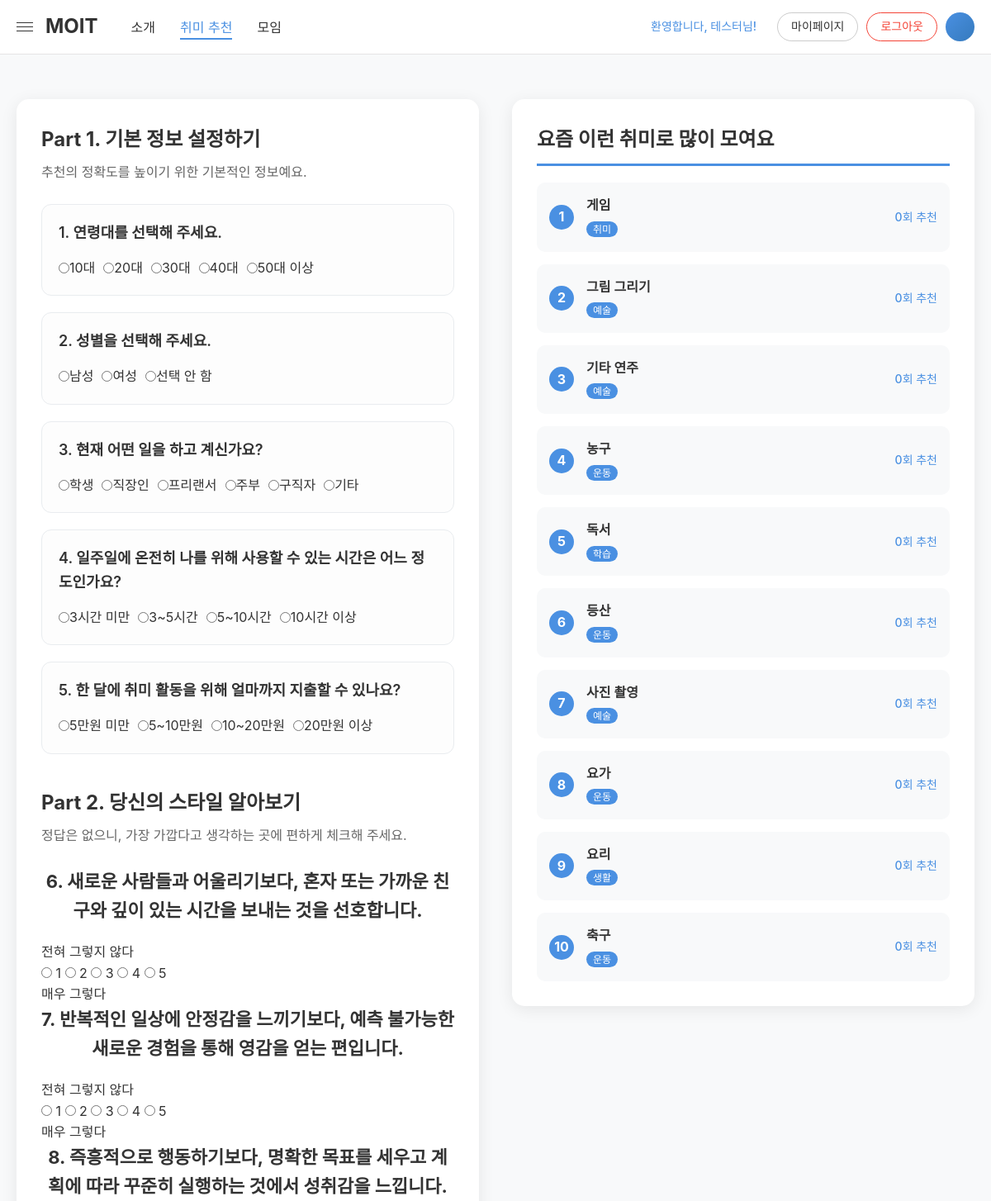
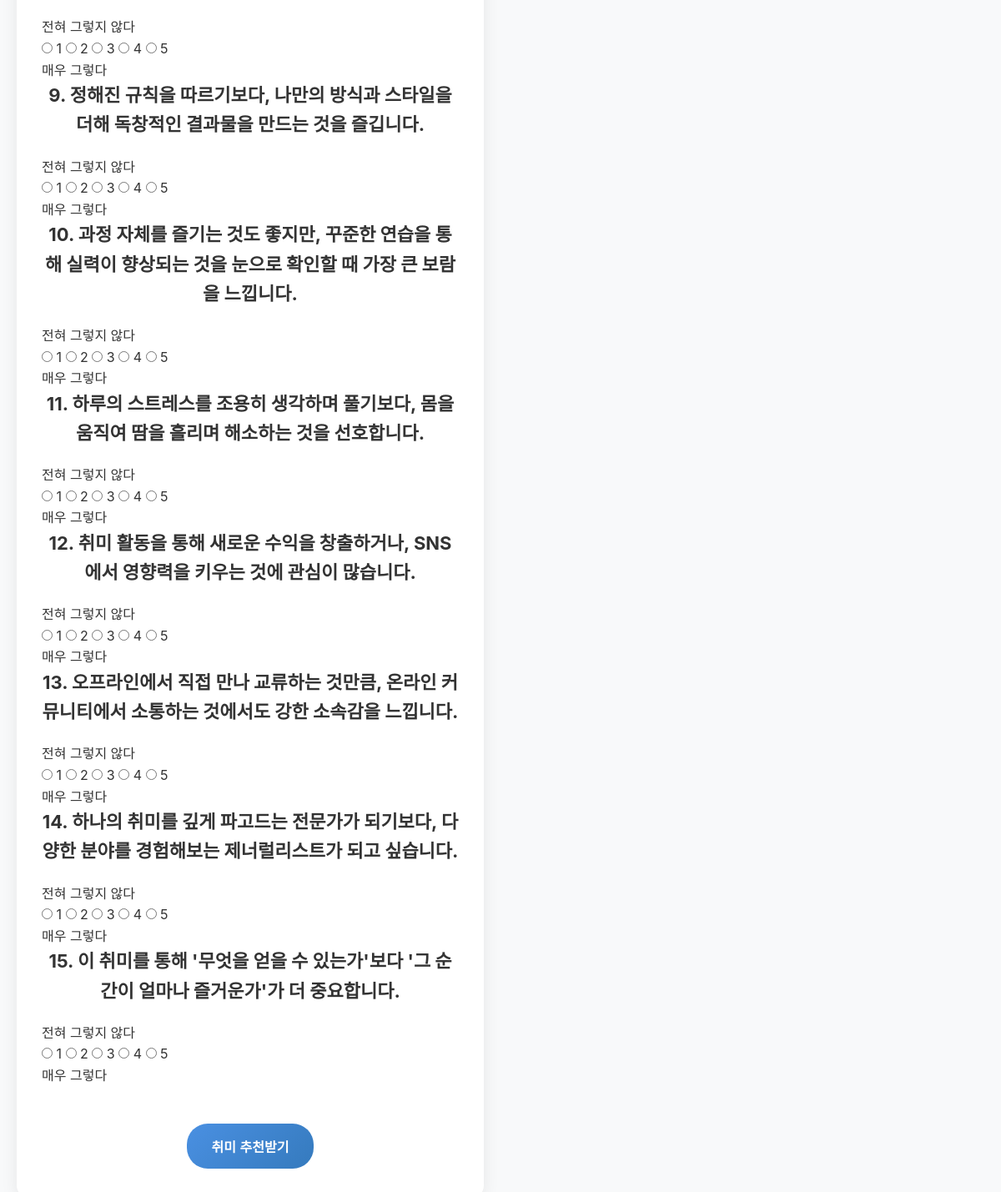
The page /php/hobby_recommendation.php (signed in) on the database its author committed (2 pictures, top to bottom).
### tables this page shows
CREATE TABLE IF NOT EXISTS hobbies (
    id INT AUTO_INCREMENT PRIMARY KEY,
    name VARCHAR(50) NOT NULL COMMENT '취미명',
    category VARCHAR(30) NOT NULL COMMENT '카테고리 (운동, 예술, 학습 등)',
    description TEXT COMMENT '취미 설명',
    difficulty_level ENUM('초급', '중급', '고급') DEFAULT '초급' COMMENT '난이도',
    activity_type ENUM('실내', '실외', '혼합') DEFAULT '혼합' COMMENT '활동 장소',
    group_size ENUM('개인', '소그룹', '대그룹', '상관없음') DEFAULT '상관없음' COMMENT '참여 인원',
    cost_level ENUM('무료', '저비용', '중비용', '고비용') DEFAULT '저비용' COMMENT '비용 수준',
    physical_level ENUM('낮음', '보통', '높음') DEFAULT '보통' COMMENT '체력 요구도',
    created_at TIMESTAMP DEFAULT CURRENT_TIMESTAMP,
    INDEX idx_category (category),
    INDEX idx_activity_type (activity_type),
    INDEX idx_physical_level (physical_level)
);

### php/config.php (called while the page is built, shortened)
<?php
function isLoggedIn() {
    return isset($_SESSION['user_id']);
}
?>

### php/hobby_recommendation.php (the view, shortened to what this page needs)
<?php
require_once 'config.php';
$recommendations = [];
$popular_hobbies = [];
try {
    $pdo = getDBConnection();
    $stmt = $pdo->query("
        SELECT h.*, COUNT(hr.hobby_id) as recommendation_count
        FROM hobbies h
        LEFT JOIN hobby_recommendations hr ON h.id = hr.hobby_id
        GROUP BY h.id
        ORDER BY recommendation_count DESC, h.name ASC
        LIMIT 10
    ");
    $popular_hobbies = $stmt->fetchAll(PDO::FETCH_ASSOC);
} catch (PDOException $e) {
    debug_output("데이터베이스 에러", $e->getMessage());
    $error_message = '데이터를 불러오는 중 오류가 발생했습니다.';
}
?>
<!DOCTYPE html>
<html lang="ko">
<head>
    <link rel="stylesheet" href="../css/navbar-style.css">
    <link rel="stylesheet" href="../css/hobby_recommendation-style.css">
</head>
<body>
    <?php require_once 'navbar.php'; ?>
    <main class="main-container">
        <div class="content-wrapper">
            <div class="left-section">
                <?php if (empty($recommendations)): ?>
                    <div class="survey-container">
                        <form method="POST" class="survey-form" id="surveyForm">
                            <div class="survey-part">
                                <h3>Part 1. 기본 정보 설정하기</h3>
                                <p class="part-subtitle">추천의 정확도를 높이기 위한 기본적인 정보예요.</p>
                                <?php
                                $part1_questions = [
                                    ['name' => 'age_group', 'label' => '1. 연령대를 선택해 주세요.', 'options' => ['10대', '20대', '30대', '40대', '50대 이상']],
                                    ['name' => 'gender', 'label' => '2. 성별을 선택해 주세요.', 'options' => ['남성', '여성', '선택 안 함']],
                                    ['name' => 'occupation', 'label' => '3. 현재 어떤 일을 하고 계신가요?', 'options' => ['학생', '직장인', '프리랜서', '주부', '구직자', '기타']],
                                    ['name' => 'weekly_time', 'label' => '4. 일주일에 온전히 나를 위해 사용할 수 있는 시간은 어느 정도인가요?', 'options' => ['3시간 미만', '3~5시간', '5~10시간', '10시간 이상']],
                                    ['name' => 'monthly_budget', 'label' => '5. 한 달에 취미 활동을 위해 얼마까지 지출할 수 있나요?', 'options' => ['5만원 미만', '5~10만원', '10~20만원', '20만원 이상']],
                                ];
                                ?>
                                <?php foreach ($part1_questions as $q): ?>
                                <div class="question-group">
                                    <label class="question-label"><?php echo $q['label']; ?></label>
                                    <div class="option-group-inline">
                                        <?php foreach ($q['options'] as $opt): ?>
                                        <label class="option-label-inline">
                                            <input type="radio" name="<?php echo $q['name']; ?>" value="<?php echo $opt; ?>" required>
                                            <span><?php echo $opt; ?></span>
                                        </label>
                                        <?php endforeach; ?>
                                    </div>
                                </div>
                                <?php endforeach; ?>
                            </div>
                            <div class="survey-part">
                                <h3>Part 2. 당신의 스타일 알아보기</h3>
                                <p class="part-subtitle">정답은 없으니, 가장 가깝다고 생각하는 곳에 편하게 체크해 주세요.</p>
                                <?php
                                $part2_questions = [
                                    ['name' => 'q6_introversion', 'label' => '6. 새로운 사람들과 어울리기보다, 혼자 또는 가까운 친구와 깊이 있는 시간을 보내는 것을 선호합니다.'],
                                    ['name' => 'q7_openness', 'label' => '7. 반복적인 일상에 안정감을 느끼기보다, 예측 불가능한 새로운 경험을 통해 영감을 얻는 편입니다.'],
                                    ['name' => 'q8_planning', 'label' => '8. 즉흥적으로 행동하기보다, 명확한 목표를 세우고 계획에 따라 꾸준히 실행하는 것에서 성취감을 느낍니다.'],
                                    ['name' => 'q9_creativity', 'label' => '9. 정해진 규칙을 따르기보다, 나만의 방식과 스타일을 더해 독창적인 결과물을 만드는 것을 즐깁니다.'],
                                    ['name' => 'q10_skill_oriented', 'label' => '10. 과정 자체를 즐기는 것도 좋지만, 꾸준한 연습을 통해 실력이 향상되는 것을 눈으로 확인할 때 가장 큰 보람을 느낍니다.'],
                                    ['name' => 'q11_active_stress_relief', 'label' => '11. 하루의 스트레스를 조용히 생각하며 풀기보다, 몸을 움직여 땀을 흘리며 해소하는 것을 선호합니다.'],
                                    ['name' => 'q12_monetization', 'label' => '12. 취미 활동을 통해 새로운 수익을 창출하거나, SNS에서 영향력을 키우는 것에 관심이 많습니다.'],
                                    ['name' => 'q13_online_community', 'label' => '13. 오프라인에서 직접 만나 교류하는 것만큼, 온라인 커뮤니티에서 소통하는 것에서도 강한 소속감을 느낍니다.'],
                                    ['name' => 'q14_generalist', 'label' => '14. 하나의 취미를 깊게 파고드는 전문가가 되기보다, 다양한 분야를 경험해보는 제너럴리스트가 되고 싶습니다.'],
                                    ['name' => 'q15_process_oriented', 'label' => '15. 이 취미를 통해 \'무엇을 얻을 수 있는가\'보다 \'그 순간이 얼마나 즐거운가\'가 더 중요합니다.'],
                                ];
                                ?>
                                <?php foreach ($part2_questions as $q): ?>
                                <div class="question-group-likert">
                                    <label class="question-label-likert"><?php echo $q['label']; ?></label>
                                    <div class="likert-scale">
                                        <span class="likert-label-left">전혀 그렇지 않다</span>
                                        <div class="likert-options">
                                            <?php for ($i = 1; $i <= 5; $i++): ?>
                                            <label class="likert-option">
                                                <input type="radio" name="<?php echo $q['name']; ?>" value="<?php echo $i; ?>" required>
                                                <span class="likert-number"><?php echo $i; ?></span>
                                            </label>
                                            <?php endfor; ?>
                                        </div>
                                        <span class="likert-label-right">매우 그렇다</span>
                                    </div>
                                </div>
                                <?php endforeach; ?>
                            </div>
                            <div class="survey-buttons">
                                <button type="submit" name="submit_survey" class="submit-btn" id="submitBtn">취미 추천받기</button>
                            </div>
                        </form>
                    </div>
                <?php endif; ?>
            </div>
            <div class="right-section">
                <h3>요즘 이런 취미로 많이 모여요</h3>
                <div class="popular-hobbies">
                    <?php foreach ($popular_hobbies as $index => $hobby): ?>
                        <div class="popular-hobby-item" onclick="loadMeetups(<?php echo $hobby['id']; ?>)">
                            <div class="hobby-rank"><?php echo $index + 1; ?></div>
                            <div class="hobby-info">
                                <h4 class="hobby-name"><?php echo htmlspecialchars($hobby['name']); ?></h4>
                                <span class="hobby-category"><?php echo htmlspecialchars($hobby['category']); ?></span>
                            </div>
                            <div class="hobby-count">
                                <span><?php echo $hobby['recommendation_count']; ?>회 추천</span>
                            </div>
                        </div>
                    <?php endforeach; ?>
                </div>
            </div>
        </div>
    </main>
</body>
</html>

### php/navbar.php
<?php $currentPage = basename($_SERVER['PHP_SELF']); ?>
<nav class="navbar">
    <div class="nav-container">
        <div class="nav-left">
            <div class="hamburger">
                <span></span>
                <span></span>
                <span></span>
            </div>
            <div class="logo"><a href="/index.php">MOIT</a></div>
            <ul class="nav-menu">
                <li><a href="/php/introduction.php" class="<?php echo ($currentPage == 'introduction.php') ? 'active' : ''; ?>">소개</a></li>
                <li><a href="/php/hobby_recommendation.php" class="<?php echo ($currentPage == 'hobby_recommendation.php') ? 'active' : ''; ?>">취미 추천</a></li>
                <li><a href="/php/meeting.php" class="<?php echo ($currentPage == 'meeting.php') ? 'active' : ''; ?>">모임</a></li>
            </ul>
        </div>
        <div class="nav-right">
            <?php if (isLoggedIn()): ?>
                <span class="welcome-msg">환영합니다, <?php echo htmlspecialchars($_SESSION['user_nickname']); ?>님!</span>
                <a href="/php/mypage.php" class="nav-btn">마이페이지</a> <a href="/php/logout.php" class="nav-btn logout-btn">로그아웃</a>
                <button class="profile-btn"></button>
            <?php else: ?>
                <a href="/php/login.php" class="nav-btn">로그인</a>
                <a href="/php/register.php" class="nav-btn">회원가입</a>
                <button class="profile-btn"></button>
            <?php endif; ?>
        </div>
    </div>
</nav>

### css/navbar-style.css (style rules this page uses)
.navbar { position: fixed; top: 0; width: 100%; background: rgba(255, 255, 255, 0.9); backdrop-filter: blur(10px); padding: 15px 0; z-index: 1000; border-bottom: 1px solid rgba(0, 0, 0, 0.1); transition: all 0.3s ease; }
.nav-container { max-width: 1200px; margin: 0 auto; display: flex; justify-content: space-between; align-items: center; padding: 0 20px; width: 100%; line-height: 1.2; }
.nav-left { display: flex; align-items: center; flex: 1; }
.hamburger { display: flex; flex-direction: column; width: 20px; height: 15px; margin-right: 15px; cursor: pointer; transition: all 0.3s ease; }
.hamburger span { width: 100%; height: 2px; background: #333; margin: 2px 0; transition: all 0.3s ease; }
.logo { font-size: 24px; font-weight: bold; margin-right: 40px; }
.logo a { color: #333; text-decoration: none; }
.nav-menu { display: flex; list-style: none; gap: 30px; }
.nav-menu a { color: #333; text-decoration: none; font-size: 16px; transition: all 0.3s ease; position: relative; padding: 5px 0; line-height: normal; }
.nav-menu a:hover, .nav-menu a.active { color: #4A90E2; }
.nav-menu a::after { content: ''; position: absolute; width: 0; height: 2px; bottom: 0; left: 0; background: #4A90E2; transition: width 0.3s ease; }
.nav-menu a:hover::after, .nav-menu a.active::after { width: 100%; }
.nav-right { display: flex; gap: 10px; align-items: center; flex: 0 0 auto; }
.nav-btn { padding: 8px 16px; border: 1px solid rgba(0, 0, 0, 0.2); background: transparent; color: #333; border-radius: 20px; cursor: pointer; font-size: 14px; text-decoration: none; transition: all 0.3s ease; white-space: nowrap; }
.logout-btn { border-color: #f44336; color: #f44336; }
.welcome-msg { color: #4A90E2; font-size: 14px; margin-right: 15px; font-weight: 500; white-space: nowrap; }
.profile-btn { width: 35px; height: 35px; border-radius: 50%; background: linear-gradient(135deg, #4A90E2, #357ABD); border: none; cursor: pointer; transition: all 0.3s ease; }

### rows shown on the page
hobbies: name "게임", category "취미", recommendation_count "0"
hobbies: name "그림 그리기", category "예술", recommendation_count "0"
hobbies: name "기타 연주", category "예술", recommendation_count "0"
hobbies: name "농구", category "운동", recommendation_count "0"
hobbies: name "독서", category "학습", recommendation_count "0"
hobbies: name "등산", category "운동", recommendation_count "0"
hobbies: name "사진 촬영", category "예술", recommendation_count "0"
hobbies: name "요가", category "운동", recommendation_count "0"
hobbies: name "요리", category "생활", recommendation_count "0"
hobbies: name "축구", category "운동", recommendation_count "0"

### other values the page prints
$_SESSION['user_nickname'] "테스터"
$q['label'] "1. 연령대를 선택해 주세요."
$opt "10대"
$opt "20대"
$opt "30대"
$opt "40대"
$opt "50대 이상"
$q['label'] "2. 성별을 선택해 주세요."
$opt "남성"
$opt "여성"
$opt "선택 안 함"
$q['label'] "3. 현재 어떤 일을 하고 계신가요?"
$opt "학생"
$opt "직장인"
$opt "프리랜서"
